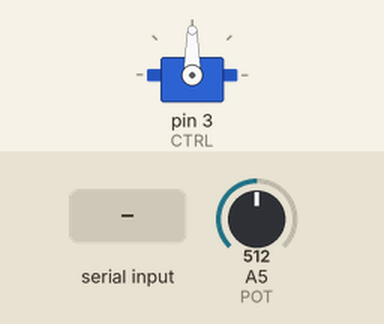
Recording of a sketch running on a simulated Arduino Uno, built with avr-gcc and run on an emulated ATmega328P. On the bench: servo. The test bench sets the inputs (shaded band); at power-on: A5 (POT) = 512.

Above: at 0.1 s.
1.3 s: A5 (POT) set to 716
At 3.2 s:
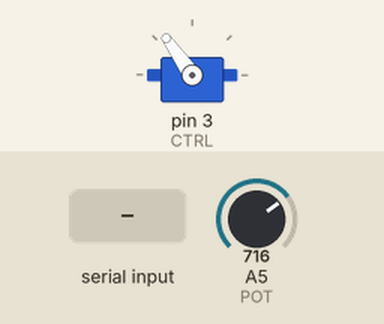
5.8 s: "30,150\n" received over Serial
At 5.87 s:
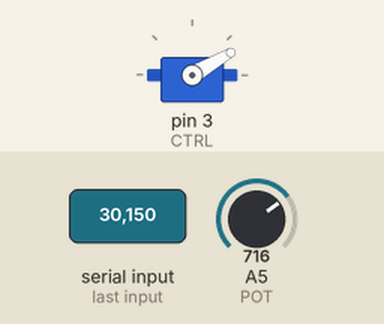
9.3 s: A5 (POT) set to 900
13.8 s: A5 (POT) set to 1023
18.3 s: A5 (POT) set to 306
Timing chart, 0 to 23.8 s (numbered marks = the images above; inputs shaded):
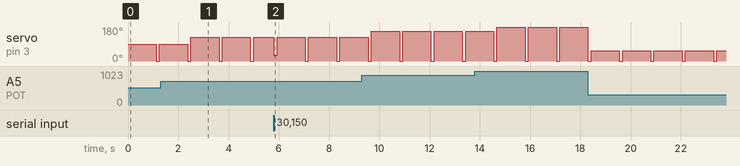

Measured:
- by itself, servo on pin 3 (CTRL): alternates 53° for 1.1 s and 0° for 0.13 s

The sketch:

potenciometro-y-texto.ino
```cpp
#include <Servo.h>

//Pin de control do servo
#define CTRL 3

//Pin de lectura do potenc
#define POT A5

//Declaramos o obxecto motor
//da clase Servo
Servo motor;
int angulo = 0;
int veloc = 125;

String orde ="";
int posicion = 0;

void setup() {
  motor.attach(CTRL);
  Serial.begin(9600);
}

void loop() {
  if(angulo = analogRead(POT)){
  angulo = map(angulo, 0, 1023, 0, 180);
  //Actualiza servo
  motor.write(angulo);
  delay(veloc);
  }
  else(Serial.available()); {
    orde = Serial.readStringUntil('\n');
    orde.toLowerCase();
    if(orde.equals("esquerda")) posicion = 180;
    else if(orde.equals("dereita")) posicion = 0;
    else if(orde.equals("centro")) posicion = 90;
    else {
      int tmp = orde.toInt();
      if(tmp >= 0 && tmp <= 180) posicion = tmp;
      else posicion = 0;

       motor.write(posicion);
  delay(veloc);

    }
  }
}
```
